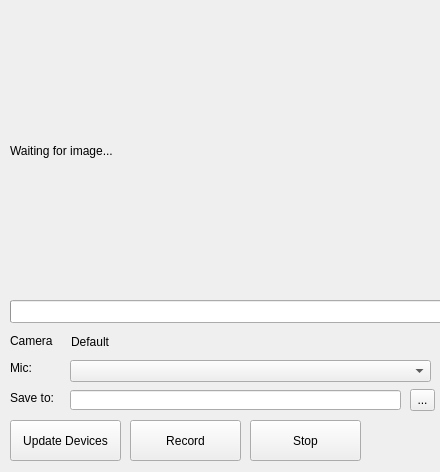
<?xml version="1.0" encoding="UTF-8"?>
<ui version="4.0">
 <class>MainWindow</class>
 <widget class="QMainWindow" name="MainWindow">
  <property name="geometry">
   <rect>
    <x>0</x>
    <y>0</y>
    <width>440</width>
    <height>472</height>
   </rect>
  </property>
  <property name="windowTitle">
   <string>Record Experiment</string>
  </property>
  <widget class="QWidget" name="centralwidget">
   <widget class="QProgressBar" name="SoundBar">
    <property name="geometry">
     <rect>
      <x>10</x>
      <y>300</y>
      <width>456</width>
      <height>23</height>
     </rect>
    </property>
    <property name="maximum">
     <number>255</number>
    </property>
    <property name="value">
     <number>0</number>
    </property>
    <property name="format">
     <string/>
    </property>
   </widget>
   <widget class="QComboBox" name="MicrophoneBox">
    <property name="geometry">
     <rect>
      <x>70</x>
      <y>360</y>
      <width>361</width>
      <height>22</height>
     </rect>
    </property>
   </widget>
   <widget class="QLabel" name="CameraLabel">
    <property name="geometry">
     <rect>
      <x>10</x>
      <y>334</y>
      <width>47</width>
      <height>13</height>
     </rect>
    </property>
    <property name="text">
     <string>Camera</string>
    </property>
   </widget>
   <widget class="QLabel" name="MicrophoneLabel">
    <property name="geometry">
     <rect>
      <x>10</x>
      <y>360</y>
      <width>61</width>
      <height>16</height>
     </rect>
    </property>
    <property name="text">
     <string>Mic:</string>
    </property>
   </widget>
   <widget class="QPushButton" name="StartRecordButton">
    <property name="geometry">
     <rect>
      <x>130</x>
      <y>420</y>
      <width>111</width>
      <height>41</height>
     </rect>
    </property>
    <property name="text">
     <string>Record</string>
    </property>
   </widget>
   <widget class="QPushButton" name="UpdateDevicesButton">
    <property name="geometry">
     <rect>
      <x>10</x>
      <y>420</y>
      <width>111</width>
      <height>41</height>
     </rect>
    </property>
    <property name="text">
     <string>Update Devices</string>
    </property>
   </widget>
   <widget class="QLabel" name="DefaultCamLabel">
    <property name="geometry">
     <rect>
      <x>71</x>
      <y>335</y>
      <width>47</width>
      <height>13</height>
     </rect>
    </property>
    <property name="text">
     <string>Default </string>
    </property>
   </widget>
   <widget class="QPushButton" name="StopRecordButton">
    <property name="geometry">
     <rect>
      <x>250</x>
      <y>420</y>
      <width>111</width>
      <height>41</height>
     </rect>
    </property>
    <property name="text">
     <string>Stop</string>
    </property>
   </widget>
   <widget class="QLineEdit" name="WAVFileEdit">
    <property name="geometry">
     <rect>
      <x>70</x>
      <y>390</y>
      <width>331</width>
      <height>20</height>
     </rect>
    </property>
   </widget>
   <widget class="QToolButton" name="WAVFileToolButton">
    <property name="geometry">
     <rect>
      <x>410</x>
      <y>389</y>
      <width>25</width>
      <height>22</height>
     </rect>
    </property>
    <property name="text">
     <string>...</string>
    </property>
   </widget>
   <widget class="QLabel" name="WAVFileLabel">
    <property name="geometry">
     <rect>
      <x>10</x>
      <y>390</y>
      <width>61</width>
      <height>16</height>
     </rect>
    </property>
    <property name="text">
     <string>Save to:</string>
    </property>
   </widget>
   <widget class="QLabel" name="CamImageLabel">
    <property name="geometry">
     <rect>
      <x>10</x>
      <y>10</y>
      <width>421</width>
      <height>281</height>
     </rect>
    </property>
    <property name="text">
     <string>Waiting for image...</string>
    </property>
   </widget>
  </widget>
 </widget>
 <resources/>
 <connections/>
</ui>
